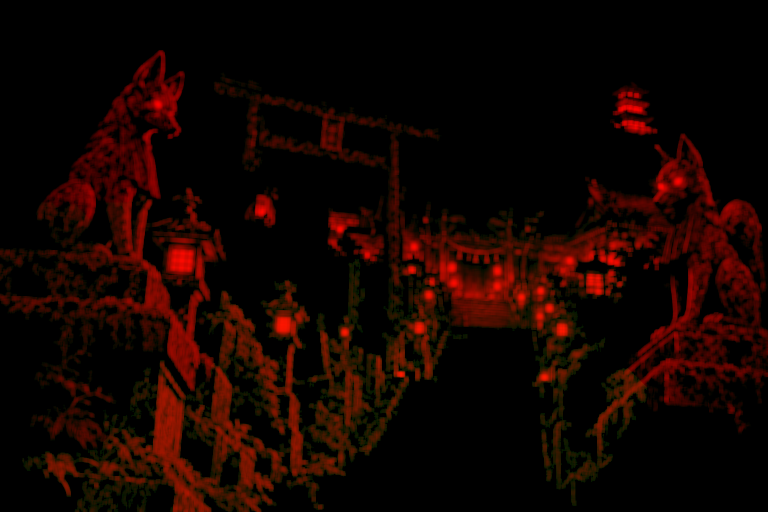
#> input picture UzumeEngine/Sources/Presets/Shaders/Inari/inari_lights.png, 1536 x 1024 px, given in place of ref_open.png, which was not available (shown at 1/2 size)
$ python openpin.py
#> lines starting #> are read from the running program, lines starting #| are printed output that depends on the picture; after the words box and inside, x2 and y2 are one past the last pixel; in counts of white or black regions, pixels touching at a corner belong together; pictures that were not available may be replaced by others from this repository, and a replacement may not be noted
### docs/presets/fiddlehead_spike/tools/metrics.py
# Reference-vs-render metrics for the fiddlehead spike. Off-screen judging only.
import sys, numpy as np
from PIL import Image
from scipy import ndimage as nd

def load(p, size=(1672, 941)):
    im = Image.open(p).convert("RGB")
    if im.size != size: im = im.resize(size, Image.LANCZOS)
    return np.asarray(im, np.float32) / 255.0

def lum(a): return a @ np.array([0.2126, 0.7152, 0.0722], np.float32)

# [43 lines left out: functions hsv, detail_mask, bands, boxdim, sparkles, stats, not called in this run]

# [11 lines that do not run on import are left out]

### docs/presets/fiddlehead_spike/tools/curls.py
# Fractal-depth instrument: count curl centres (whorls) per scale octave via the Poincaré index of the
# structure-tensor orientation field. Same pipeline on reference and render; compare the profile.
import sys, numpy as np
from scipy import ndimage as nd
from metrics import load
BOX = (380, 30, 1260, 941)
def whorls(L, s):
    g = nd.gaussian_filter(L, s * 0.5)
    gx, gy = nd.sobel(g, 1), nd.sobel(g, 0)
    jxx, jyy, jxy = (nd.gaussian_filter(v, s) for v in (gx * gx, gy * gy, gx * gy))
    phi = np.arctan2(2 * jxy, jxx - jyy)                         # doubled orientation angle
    coh = np.sqrt((jxx - jyy) ** 2 + 4 * jxy ** 2) / (jxx + jyy + 1e-9)
    st = max(1, int(s)); P = phi[::st, ::st]; C = coh[::st, ::st]; I = g[::st, ::st]
    def d(a, b): return (b - a + np.pi) % (2 * np.pi) - np.pi
    h = 2                                                         # loop half-size in cells
    ring = [(-h, x) for x in range(-h, h)] + [(y, h) for y in range(-h, h)] + [(h, x) for x in range(h, -h, -1)] + [(y, -h) for y in range(h, -h, -1)]
    w = np.zeros_like(P)
    for (y0, x0), (y1, x1) in zip(ring, ring[1:] + ring[:1]):
        w += d(np.roll(P, (-y0, -x0), (0, 1)), np.roll(P, (-y1, -x1), (0, 1)))
    w /= 2 * np.pi
    ok = (C > 0.15) & (I > 0.10)
    core = (w > 1.5) & ok                                         # index ≥ +1: a full whorl (curl), not an endpoint
    lab, n = nd.label(nd.binary_dilation(core, iterations=1))     # one count per curl, not per cell
    return int(n)
def profile(p):
    a = load(p); L = a.mean(2)[BOX[1]:BOX[3], BOX[0]:BOX[2]]
    return [whorls(L, s) for s in [1.5, 3, 6, 12, 24]]
# [2 lines that do not run on import are left out]
REG = dict(pinna=(600, 560, 900, 760), rim=(1080, 120, 1240, 330), coil=(860, 250, 1100, 480), left=(480, 180, 660, 640))
def regional(p):
    a = load(p); L = a.mean(2)
    return {k: [whorls(L[y0:y1, x0:x1], s) for s in [3, 6, 12]] for k, (x0, y0, x1, y1) in REG.items()}

### docs/presets/fiddlehead_spike/tools/openpin.py
import numpy as np, subprocess, os, re, itertools
from scipy import ndimage as nd
from metrics import load
from curls import whorls
R = dict(left=(200, 300, 700, 780), right=(1000, 300, 1450, 780), top=(800, 30, 1250, 300), centre=(650, 300, 1000, 941), whole=(200, 30, 1450, 941))
def meas(p):
    a = load(p); L = a.mean(2); E = np.hypot(nd.sobel(L, 1), nd.sobel(L, 0)) > 0.25
#> in load, im is the input picture: PIL image 1536x1024 RGB; mean R, G, B 21.4, 4.1, 0
#> after `E = np.hypot(nd.sobel(L, 1), nd.sobel(L, 0)) > 0.25`:
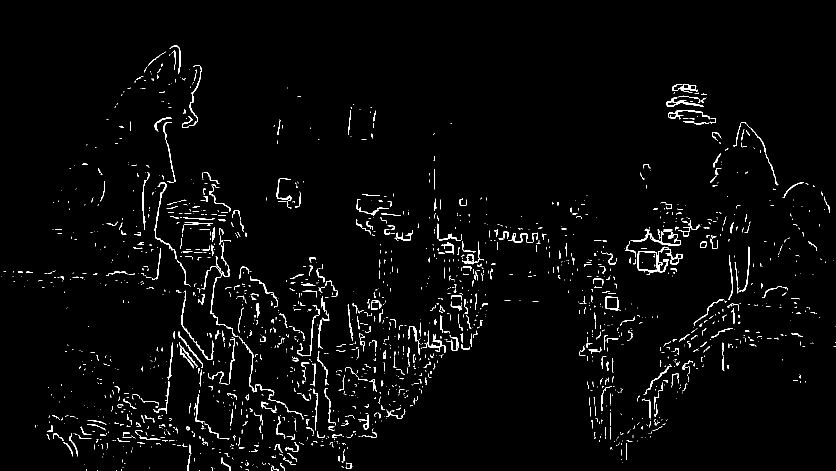
#> E: shape (941, 1672) bool (shown at 1/2 size); 2.3% white in thin lines or dots
    return {k: float(E[y0:y1, x0:x1].mean()) for k, (x0, y0, x1, y1) in R.items()}, [whorls(L[30:941, 200:1450], s) for s in [1.5, 3, 6, 12, 24]]
#> in whorls, `coh = np.sqrt((jxx - jyy) ** 2 + 4 * jxy ** 2) / (jxx + jyy + 1e-9)`:
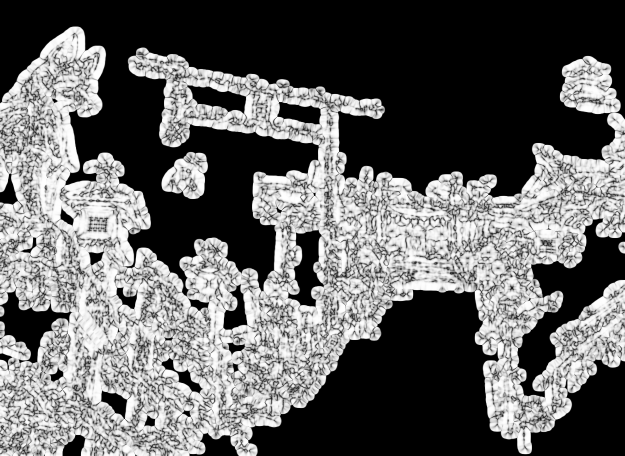
#> coh: shape (911, 1250) float32 (shown at 1/2 size); min 0, max 1, mean 0.396
#> after the loop in whorls, `for (y0, x0), (y1, x1) in zip(ring, ring[1:] + ring[:1]):`:
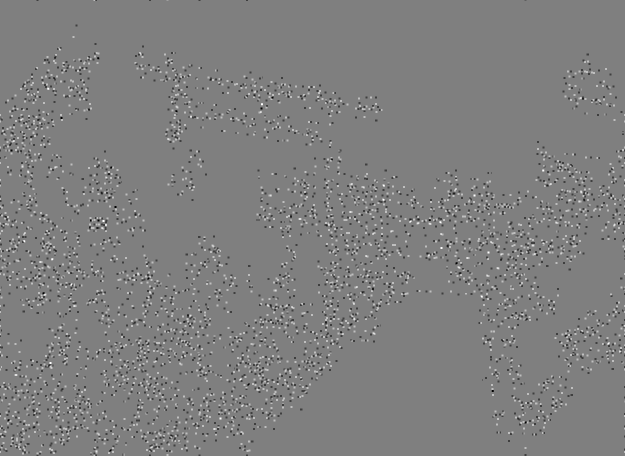
#> w: shape (911, 1250) float32 (shown at 1/2 size); min -12.57, max 12.57, mean -0.00075; drawn with min black and max white
#> in whorls, `ok = (C > 0.15) & (I > 0.10)`: ok: shape (911, 1250) bool; 16.6% white; 290 white regions (113 under 20 px), largest, box (x1, y1, x2, y2) and area: (726, 389, 1178, 584) 33830, (0, 303, 396, 911) 32742, (27, 635, 311, 911) 19532
#> in whorls, `core = (w > 1.5) & ok`: core: shape (911, 1250) bool; 0.03% white in thin lines or dots, all inside (x1, y1, x2, y2) = (9, 97, 1230, 904)
#> in whorls, `lab, n = nd.label(nd.binary_dilation(core, iterations=1))`: lab: shape (911, 1250) int32; 92 distinct labels, from 0 to 91
#> in whorls, `lab, n = nd.label(nd.binary_dilation(core, iterations=1))`: n = 91
#> call 2 of whorls, with s = 3
#> in whorls (call 2), `C = coh[::st, ::st]`:
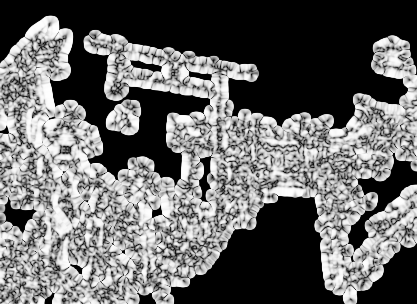
#> C: shape (304, 417) float32; min 0, max 1, mean 0.407
#> after the loop in whorls (call 2), `for (y0, x0), (y1, x1) in zip(ring, ring[1:] + ring[:1]):`:
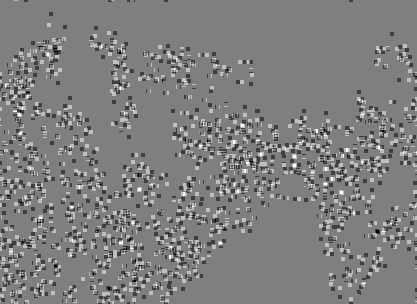
#> w: shape (304, 417) float32; min -12.57, max 12.57, mean -0.000198; drawn with min black and max white
#> in whorls (call 2), `ok = (C > 0.15) & (I > 0.10)`: ok: shape (304, 417) bool; 16.1% white; 182 white regions (129 under 20 px), largest, box (x1, y1, x2, y2) and area: (0, 102, 132, 304) 4335, (238, 130, 393, 195) 3790, (10, 212, 104, 304) 2128
#> in whorls (call 2), `core = (w > 1.5) & ok`:
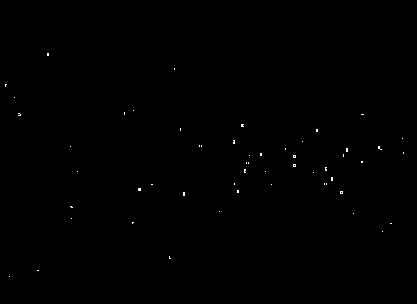
#> core: shape (304, 417) bool; 0.15% white in thin lines or dots, all inside (x1, y1, x2, y2) = (5, 53, 404, 277)
#> in whorls (call 2), `lab, n = nd.label(nd.binary_dilation(core, iterations=1))`: lab: shape (304, 417) int32; 52 distinct labels, from 0 to 51
#> in whorls (call 2), `lab, n = nd.label(nd.binary_dilation(core, iterations=1))`: n = 51
#> call 3 of whorls, with s = 6
#> in whorls (call 3), `phi = np.arctan2(2 * jxy, jxx - jyy)`:
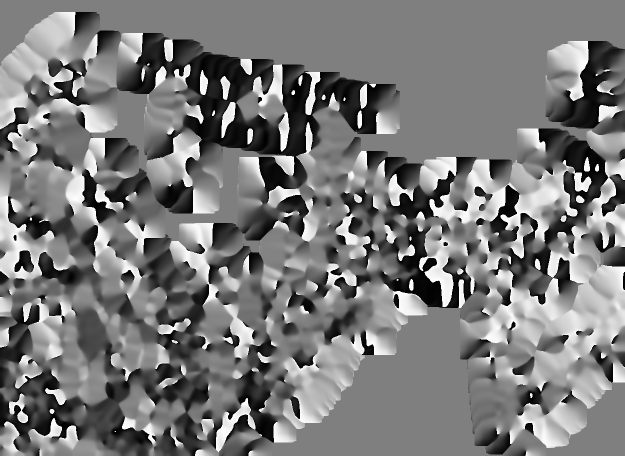
#> phi: shape (911, 1250) float32 (shown at 1/2 size); min -3.14, max 3.14, mean -0.13; drawn with min black and max white
#> in whorls (call 3), `lab, n = nd.label(nd.binary_dilation(core, iterations=1))`: n = 15
RD, RC = meas("ref_open.png")
#> RD = {'left': 0.0434, 'right': 0.0324, 'top': 5.76e-05, 'centre': 0.0361, 'whole': 0.0292}; RC = [91, 51, 15, 6, 3]
rows = []
for con, s1, sg1, kap in itertools.product([-1.0, 0.3], [0.12, 0.2], [0.95, 0.97], [0.4, 1.0]):
    if con > 0 and kap == 1.0: continue
    env = dict(os.environ, W="1672", H="941", CURLON_O=str(con), SIGS1_O=str(s1), SIG1_O=str(sg1), KAPMIN_O=str(kap))
#> (the run stopped early here; a loop or call above may not have finished)
